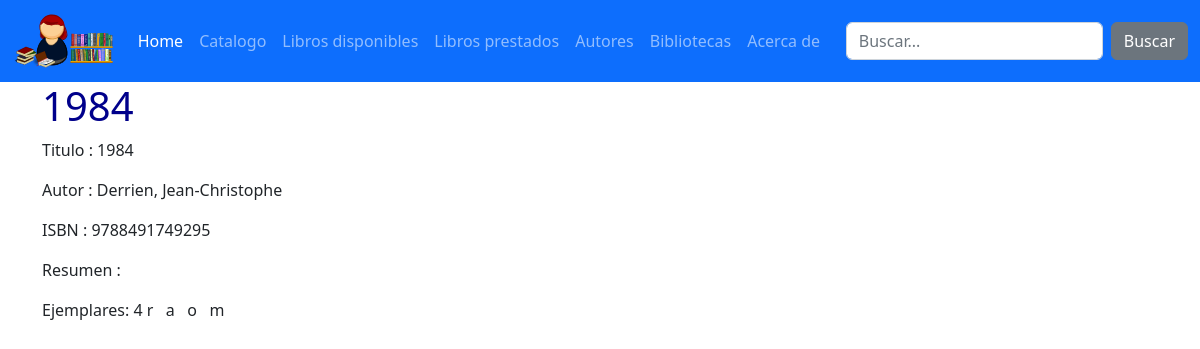
Screenshot of /catalogo/libros/167 with the database file from the repository.
### catalog/models.py (models this page shows, shortened)
class Book(models.Model):
    title = models.CharField(max_length=200)
    author = models.ForeignKey('Author',
        on_delete=models.SET_NULL,  ##que pasa si borramos el autor?
        null=True) #puede ser nulo?
    summary = models.TextField(
        max_length=1000,        #resumen va a ser un campo de texto largo
        help_text='Enter a brief description of the book',
        blank = True) #como opcional
    isbn = models.CharField(
        'ISBN', max_length=13,
         help_text='13 Character <a href="https://www.isbn-international.org/content/what-isbn">ISBN number</a>')
    genre = models.ManyToManyField('Genre',
        help_text='Select a genre for this book')
    language = models.ForeignKey('Language', on_delete=models.SET_NULL, null=True)
    def display_genre(self):
        """Create a string for the Genre. This is required to display genre in Admin."""
        return ', '.join(genre.name for genre in self.genre.all()[:3])
    display_genre.short_description = 'Genre'

class Author (models.Model):
    first_name = models.CharField(max_length=100)
    last_name = models.CharField(max_length=100)
    date_of_birth = models.DateField(null=True, blank=True)
    date_of_death = models.DateField('Died', null=True, blank=True)
    class Meta:
            ordering = ['last_name', 'first_name']
    def __str__(self):
        return f'{self.last_name}, {self.first_name}'

class Bookinstance(models.Model):
    id = models.UUIDField(primary_key=True,
        default=uuid.uuid4,
        help_text='Unique ID for this particular book across whole library')
    book = models.ForeignKey('Book',
        on_delete=models.SET_NULL, null=True)
    imprint = models.CharField(max_length=200)
    due_back = models.DateField(null=True, blank=True)
    image = models.ImageField(upload_to='images',
        blank=True, null=True)
    LOAN_STATUS = (
        ('m', 'Maintenance'),
        ('o', 'On loan'),
        ('a', 'Available'),
        ('r', 'Reserved'),
    )
    status = models.CharField(
        max_length=1,
        choices=LOAN_STATUS,
        blank=True,
        default='m',
        help_text='Book availability',
    )
    class Meta:
        ordering = ['due_back']

### catalog/views.py (the view)
# urls.py: path('libros/<int:pk>', BookDetailView.as_view(), name='detalle-libro'),
class BookDetailView(DetailView):
    model = Book

### catalog/templates/catalog/book_detail.html (shortened to what this page needs)
{% extends 'base.html' %}
{% block content %}
    <h1>{{ book.title }}</h1>
<p>Titulo : {{ book.title }}</p>
<p>Autor : {{ book.author }}</p>
<p>ISBN : {{ book.isbn }}</p>
<p>Resumen : {{ book.summary }}</p>
Ejemplares: {{ book.bookinstance_set.all.count }}
{% for b in book.bookinstance_set.all %}
{{b.status}} &nbsp;
{% endfor %}
{% endblock %}

### catalog/static/css/custom_styles.css (style rules this page uses)
h1 { color: darkblue; }

### rows the page displays
Book: title "1984", author "Derrien, Jean-Christophe", isbn "9788491749295", bookinstance_set.all.count "4"
Bookinstance: status "r"
Bookinstance: status "a"
Bookinstance: status "o"
Bookinstance: status "m"
